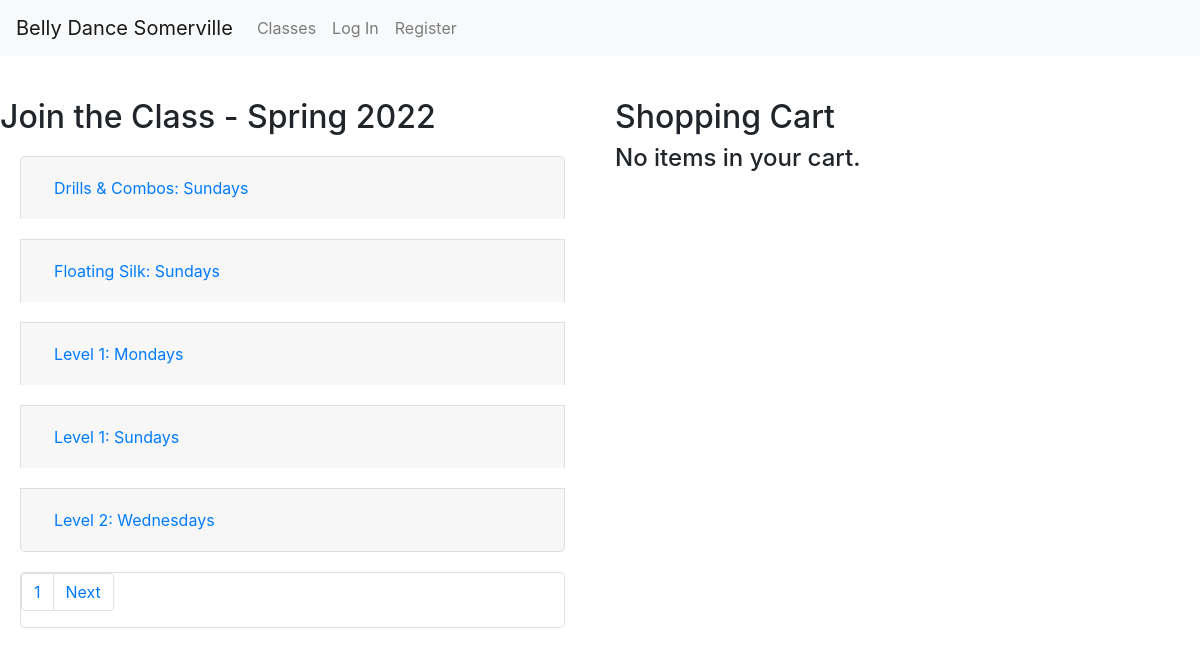
The page / on the database its author committed.
### enrollment/models.py (models this page shows, shortened)
class Semester(models.Model):
    name = models.CharField(max_length=128, null=False, blank=False)
    start_date = models.DateField(null=False, blank=False)
    end_date = models.DateField(null=False, blank=False)
    registration_open = models.DateTimeField(null=False, blank=False)
    registration_close = models.DateTimeField(null=False, blank=False)
    recital_date = models.DateTimeField(null=True, blank=True)
    hide = models.BooleanField(default=True, null=True, blank=False)

class Offering(models.Model):
    course = models.ForeignKey(
        Course, on_delete=PROTECT, null=False, blank=False, related_name='offerings')
    semester = models.ForeignKey(
        Semester, on_delete=PROTECT, null=False, blank=False, related_name='offerings')
    location = models.ForeignKey(
        Location, on_delete=PROTECT, null=False, blank=False, related_name='offerings')
    stored_title = models.CharField(max_length=64, null=True, blank=True)
    stored_subtitle = models.CharField(max_length=256, null=True, blank=True)
    price = models.DecimalField(
        max_digits=7, decimal_places=2, null=False, blank=False)
    weekday = models.IntegerField(
        choices=settings.WEEKDAYS, null=False, blank=False)
    start_time = models.TimeField(null=False, blank=False)
    end_time = models.TimeField(null=False, blank=False)
    start_date = models.DateField(null=False, blank=False)
    end_date = models.DateField(null=False, blank=False)
    backup_date = models.DateField(null=False, blank=False)
    capacity = models.IntegerField(null=False, blank=False)
    schedule_notes = models.CharField(max_length=2048, null=True, blank=True)
    notes = models.CharField(max_length=2048, null=True, blank=True)
    @property
    def weekday_name(self):
        return settings.WEEKDAYS[self.weekday][1]
    @property
    def spots_left(self):
        try:
            sold = self.line_items.exclude(order__completed=None).aggregate(Count('id'))['id__count']
        except Exception:
            sold = 0
        return self.capacity - sold

class Course(models.Model):
    title = models.CharField(max_length=64, null=False, blank=False)
    subtitle = models.CharField(max_length=256, null=False, blank=False)
    description = models.TextField(max_length=4096, null=False, blank=False)
    requirements = models.CharField(max_length=256, null=False, blank=False)
    qualifications = models.CharField(max_length=1024, null=False, blank=False)
    def __str__(self):
        return self.title

### enrollment/views.py (the view)
# urls.py: path('', views.index, name='index'),
def index(request, page=None, message=None):
    offerings = Offering.objects.filter(semester=latest_semester()).order_by(
        'course__title', 'weekday', 'start_time'
    )
    page = paginate_offerings(request, offerings)
    if request.user.is_authenticated:
        cart = get_cart(request, request.user, False)
        if cart:
            cart.items = cart.line_items.all()
    else:
        cart = None
    semester = latest_semester().name
    return render(request, 'enrollment/index.html', {
        'page': page,
        'cart': cart,
        'message': message,
        'semester': semester
    })

### enrollment/context_processors.py (called while the page is built)
def global_settings(request):
    return {
    'DEFAULT_TIMEZONE': settings.DEFAULT_TIMEZONE,
    'SCHOOL_NAME': settings.SCHOOL_NAME,
    'SCHOOL_POLICIES': settings.SCHOOL_POLICIES,
    'NO_OFFERINGS': settings.NO_OFFERINGS,
    }

### enrollment/models.py (called while the page is built)
    def __str__(self):
        return self.name

### enrollment/views.py (called while the page is built)
def latest_semester():
    try:
        semester = Semester.objects.filter(hide=False).latest('start_date')
    except Semester.DoesNotExist:
        return None
    return semester

def paginate_offerings(request, offerings):
    if offerings is None:
        page = None
    else:
        page_num = request.GET.get('page', 1)
        paginator = Paginator(offerings, settings.PAGE_SIZE)
        page = paginator.page(page_num)
    return page

### enrollment/templates/enrollment/index.html (shortened to what this page needs)
{% extends "enrollment/layout.html" %}
{% load static %}
{% load tz %}
{% block body %}
<div id="main-alert-fading" class="alert alert-fade" role="alert">
</div>
<div class="row">
    <div class="col-md">
        <h2>Join the Class
            {% if semester %}
                - {{semester}}
            {% endif %}
        </h2>
        {% if page %}
        <div class="accordion" id="accordionExample">
            {% for offering in page %}
            <div class="card" data-offering="{{offering.id}}">
                <div class="card-header" id="heading{{offering.id}}">
                    <h5 class="mb-0">
                        <button class="btn btn-link" type="button" data-toggle="collapse" data-target="#collapse{{offering.id}}"
                            aria-expanded="true" aria-controls="collapse{{offering.id}}">
                            {{offering.course}}: {{offering.weekday_name}}s
                        </button>
                    </h5>
                </div>
            </div>
            {% endfor %}
        </div>
        <div class="card">
            <nav role="navigation">
                <ul class="pagination">
                    <li class="page-item"><a class="page-link" href="?page={{page.number}}">{{page.number}}</a></li>
                    {% if page.has_next %}
                    <li class="page-item"><a class="page-link" href="?page={{page.next_page_number}}">Next</a></li>
                    {% endif %}
                </ul>
            </nav>
        </div>
        {% else %}
        <div>{{NO_OFFERINGS}}</div>
        {% endif %}
    </div>
    <div id="cart-container" class="col-md">
        <h2>Shopping Cart</h2>
        {% if cart %}
            <ul id="cart-items">
            {% for item in cart.items %}
                <li data-offering={{item.offering.id}}>{{item.offering.stored_title}} {{item.offering.weekday_name}} ${{item.price}} <button class="remove-button" data-item={{item.id}}>Remove</button></li>
            {% endfor %}
            </ul>
            {% if cart.items %}
                <p>Subtotal:  ${{cart.subtotal|default_if_none:"0.00"}}</p>
                <p>Discounts:  ${{cart.discount|default_if_none:"0.00"}}</p>
                <p>Total:  ${{cart.total|default_if_none:"0.00"}}</p>
            {% else %}
                <h4>No items in your cart.</h4>
            {% endif %}
        {% else %}
            <h4>No items in your cart.</h4>
        {% endif %}
    </div>
</div>
{% endblock %}

### enrollment/static/enrollment/styles.css (style rules this page uses)
.card { margin: 20px; border-radius: 5px; }

### rows shown on the page
Semester: name "Spring 2022"
Offering: course "Drills & Combos", weekday_name "Sunday"
Offering: course "Floating Silk", weekday_name "Sunday"
Offering: course "Level 1", weekday_name "Monday"
Offering: course "Level 1", weekday_name "Sunday"
Offering: course "Level 2", weekday_name "Wednesday"

### other values the page prints
{{ SCHOOL_NAME }} "Belly Dance Somerville"
{{ page.number }} "1"
